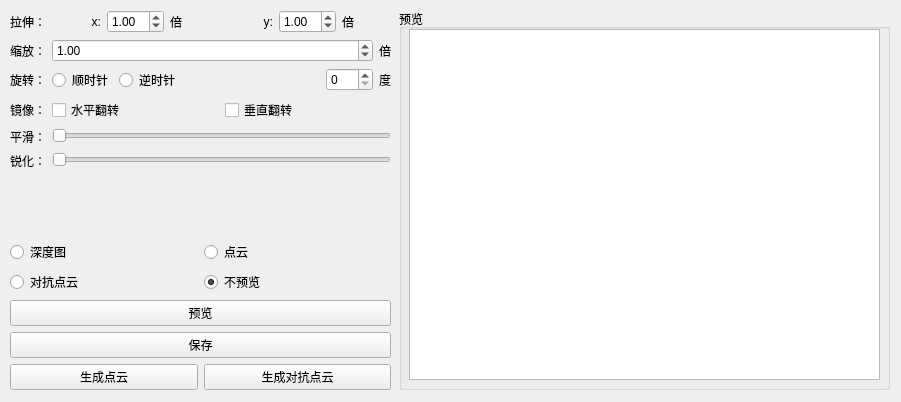
<?xml version="1.0" encoding="UTF-8"?>
<ui version="4.0">
 <class>Form</class>
 <widget class="QWidget" name="Form">
  <property name="geometry">
   <rect>
    <x>0</x>
    <y>0</y>
    <width>901</width>
    <height>402</height>
   </rect>
  </property>
  <property name="windowTitle">
   <string>Form</string>
  </property>
  <widget class="QWidget" name="verticalLayoutWidget">
   <property name="geometry">
    <rect>
     <x>10</x>
     <y>10</y>
     <width>381</width>
     <height>380</height>
    </rect>
   </property>
   <layout class="QVBoxLayout" name="verticalLayout">
    <item>
     <layout class="QFormLayout" name="formLayout">
      <item row="0" column="0">
       <widget class="QLabel" name="label">
        <property name="text">
         <string>拉伸：</string>
        </property>
       </widget>
      </item>
      <item row="0" column="1">
       <layout class="QHBoxLayout" name="horizontalLayout">
        <item>
         <widget class="QLabel" name="label_8">
          <property name="toolTip">
           <string notr="true"/>
          </property>
          <property name="layoutDirection">
           <enum>Qt::RightToLeft</enum>
          </property>
          <property name="text">
           <string>x:</string>
          </property>
          <property name="alignment">
           <set>Qt::AlignRight|Qt::AlignTrailing|Qt::AlignVCenter</set>
          </property>
         </widget>
        </item>
        <item>
         <widget class="QDoubleSpinBox" name="doubleSpinBox_2">
          <property name="value">
           <double>1.000000000000000</double>
          </property>
         </widget>
        </item>
        <item>
         <widget class="QLabel" name="label_9">
          <property name="text">
           <string>倍</string>
          </property>
         </widget>
        </item>
        <item>
         <widget class="QLabel" name="label_7">
          <property name="text">
           <string>y:</string>
          </property>
          <property name="alignment">
           <set>Qt::AlignRight|Qt::AlignTrailing|Qt::AlignVCenter</set>
          </property>
         </widget>
        </item>
        <item>
         <widget class="QDoubleSpinBox" name="doubleSpinBox">
          <property name="value">
           <double>1.000000000000000</double>
          </property>
         </widget>
        </item>
        <item>
         <widget class="QLabel" name="label_10">
          <property name="text">
           <string>倍</string>
          </property>
         </widget>
        </item>
       </layout>
      </item>
      <item row="1" column="0">
       <widget class="QLabel" name="label_2">
        <property name="text">
         <string>缩放：</string>
        </property>
       </widget>
      </item>
      <item row="1" column="1">
       <layout class="QHBoxLayout" name="horizontalLayout_2">
        <item>
         <widget class="QDoubleSpinBox" name="doubleSpinBox_3">
          <property name="sizePolicy">
           <sizepolicy hsizetype="Preferred" vsizetype="Fixed">
            <horstretch>2</horstretch>
            <verstretch>0</verstretch>
           </sizepolicy>
          </property>
          <property name="value">
           <double>1.000000000000000</double>
          </property>
         </widget>
        </item>
        <item>
         <widget class="QLabel" name="label_11">
          <property name="text">
           <string>倍</string>
          </property>
         </widget>
        </item>
       </layout>
      </item>
      <item row="2" column="0">
       <widget class="QLabel" name="label_3">
        <property name="text">
         <string>旋转：</string>
        </property>
       </widget>
      </item>
      <item row="2" column="1">
       <layout class="QHBoxLayout" name="horizontalLayout_3">
        <item>
         <widget class="QRadioButton" name="radioButton_2">
          <property name="text">
           <string>顺时针</string>
          </property>
          <property name="checked">
           <bool>true</bool>
          </property>
         </widget>
        </item>
        <item>
         <widget class="QRadioButton" name="radioButton">
          <property name="text">
           <string>逆时针</string>
          </property>
         </widget>
        </item>
        <item>
         <spacer name="horizontalSpacer">
          <property name="orientation">
           <enum>Qt::Horizontal</enum>
          </property>
          <property name="sizeHint" stdset="0">
           <size>
            <width>40</width>
            <height>20</height>
           </size>
          </property>
         </spacer>
        </item>
        <item>
         <widget class="QSpinBox" name="spinBox">
          <property name="maximum">
           <number>180</number>
          </property>
         </widget>
        </item>
        <item>
         <widget class="QLabel" name="label_12">
          <property name="text">
           <string>度</string>
          </property>
         </widget>
        </item>
       </layout>
      </item>
      <item row="3" column="0">
       <widget class="QLabel" name="label_5">
        <property name="text">
         <string>镜像：</string>
        </property>
       </widget>
      </item>
      <item row="3" column="1">
       <layout class="QHBoxLayout" name="horizontalLayout_4">
        <item>
         <widget class="QCheckBox" name="checkBox">
          <property name="text">
           <string>水平翻转</string>
          </property>
         </widget>
        </item>
        <item>
         <widget class="QCheckBox" name="checkBox_2">
          <property name="text">
           <string>垂直翻转</string>
          </property>
         </widget>
        </item>
       </layout>
      </item>
      <item row="4" column="0">
       <widget class="QLabel" name="label_6">
        <property name="text">
         <string>平滑：</string>
        </property>
       </widget>
      </item>
      <item row="4" column="1">
       <widget class="QSlider" name="horizontalSlider">
        <property name="orientation">
         <enum>Qt::Horizontal</enum>
        </property>
       </widget>
      </item>
      <item row="5" column="0">
       <widget class="QLabel" name="label_4">
        <property name="text">
         <string>锐化：</string>
        </property>
       </widget>
      </item>
      <item row="5" column="1">
       <widget class="QSlider" name="horizontalSlider_2">
        <property name="orientation">
         <enum>Qt::Horizontal</enum>
        </property>
       </widget>
      </item>
     </layout>
    </item>
    <item>
     <spacer name="verticalSpacer">
      <property name="orientation">
       <enum>Qt::Vertical</enum>
      </property>
      <property name="sizeType">
       <enum>QSizePolicy::Fixed</enum>
      </property>
      <property name="sizeHint" stdset="0">
       <size>
        <width>20</width>
        <height>20</height>
       </size>
      </property>
     </spacer>
    </item>
    <item>
     <layout class="QGridLayout" name="gridLayout_3">
      <item row="4" column="0">
       <widget class="QPushButton" name="pushButton_2">
        <property name="text">
         <string>生成点云</string>
        </property>
       </widget>
      </item>
      <item row="4" column="1">
       <widget class="QPushButton" name="pushButton_3">
        <property name="text">
         <string>生成对抗点云</string>
        </property>
       </widget>
      </item>
      <item row="0" column="1">
       <widget class="QRadioButton" name="radioButton_5">
        <property name="text">
         <string>点云</string>
        </property>
       </widget>
      </item>
      <item row="1" column="0">
       <widget class="QRadioButton" name="radioButton_4">
        <property name="text">
         <string>对抗点云</string>
        </property>
       </widget>
      </item>
      <item row="0" column="0">
       <widget class="QRadioButton" name="radioButton_3">
        <property name="text">
         <string>深度图</string>
        </property>
       </widget>
      </item>
      <item row="2" column="0" colspan="2">
       <widget class="QPushButton" name="pushButton">
        <property name="text">
         <string>预览</string>
        </property>
       </widget>
      </item>
      <item row="1" column="1">
       <widget class="QRadioButton" name="radioButton_6">
        <property name="text">
         <string>不预览</string>
        </property>
        <property name="checked">
         <bool>true</bool>
        </property>
       </widget>
      </item>
      <item row="3" column="0" colspan="2">
       <widget class="QPushButton" name="pushButton_4">
        <property name="text">
         <string>保存</string>
        </property>
       </widget>
      </item>
     </layout>
    </item>
   </layout>
  </widget>
  <widget class="QGroupBox" name="groupBox">
   <property name="geometry">
    <rect>
     <x>399</x>
     <y>9</y>
     <width>491</width>
     <height>381</height>
    </rect>
   </property>
   <property name="title">
    <string>预览</string>
   </property>
   <widget class="QGraphicsView" name="graphicsView">
    <property name="geometry">
     <rect>
      <x>10</x>
      <y>20</y>
      <width>471</width>
      <height>351</height>
     </rect>
    </property>
   </widget>
  </widget>
 </widget>
 <resources/>
 <connections/>
</ui>
